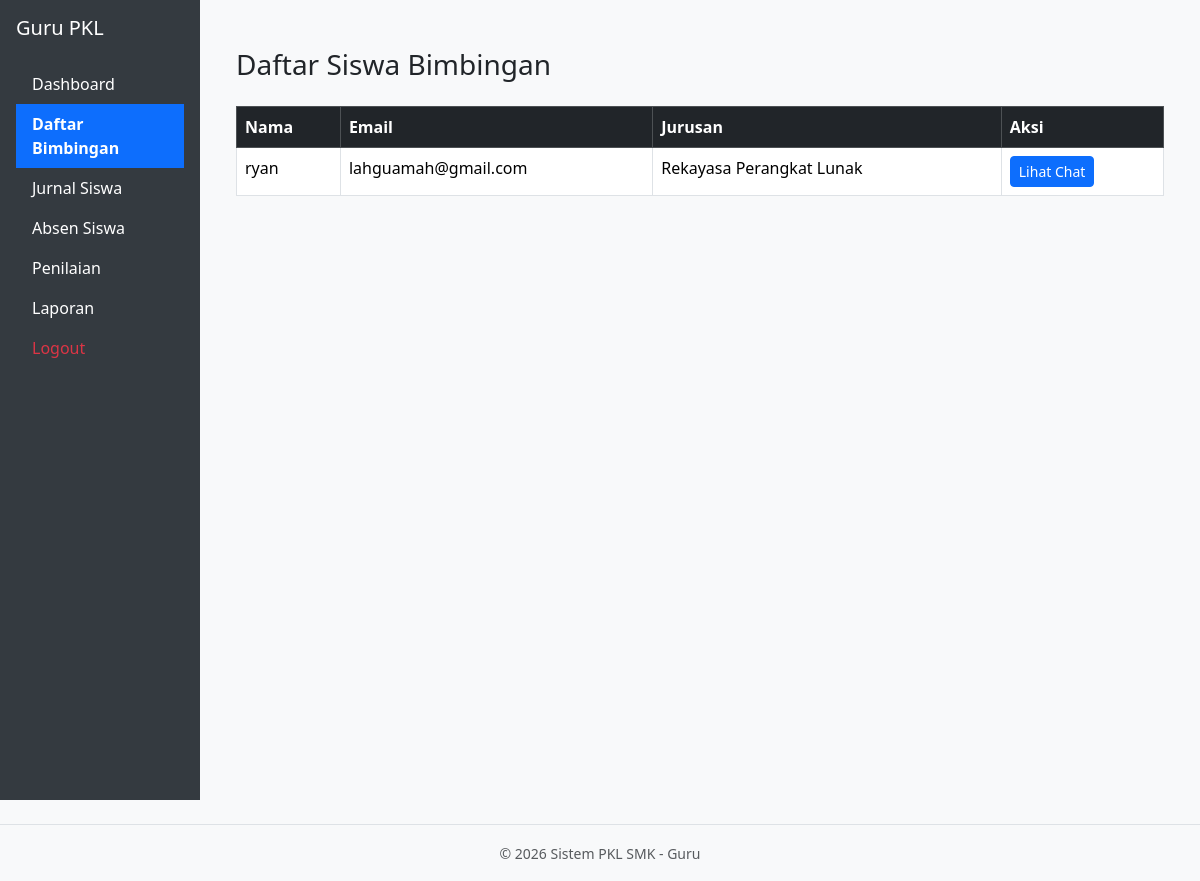
Page /guru/app/view/daftar_bimbingan.php (signed in) on the committed database.
### tables this page shows
CREATE TABLE `datasiswa` (
  `id` int(11) NOT NULL,
  `email` varchar(100) NOT NULL,
  `password` varchar(255) NOT NULL,
  `nama` varchar(255) NOT NULL,
  `nis` int(11) NOT NULL,
  `jurusan` varchar(255) NOT NULL,
  `kelas` varchar(50) DEFAULT NULL,
  `tahun_pkl` year(4) DEFAULT NULL,
  `semester_pkl` varchar(10) DEFAULT NULL
);

### guru/app/view/daftar_bimbingan.php (the view, shortened to what this page needs)
<?php
$email_guru = $_SESSION['guru_email'];
require_once '../../Config/database.php';
$stmt = $koneksi->prepare("SELECT id_guru FROM dataguru WHERE email = ?");
$stmt->bind_param("s", $email_guru);
$stmt->execute();
$res = $stmt->get_result();
$data = $res->fetch_assoc();
$id_guru = $data['id_guru'] ?? 0;
$stmt = $koneksi->prepare("
    SELECT s.id, s.nama, s.email, s.jurusan
    FROM bimbingan b
    JOIN datasiswa s ON b.id_siswa = s.id
    WHERE b.id_guru = ?
");
$stmt->bind_param("i", $id_guru);
$stmt->execute();
$siswa = $stmt->get_result();
?>
<?php include 'template/header.php'; ?>
<?php include 'template/sidebar.php'; ?>
<div class="container mt-4">
  <h3 class="mb-4">Daftar Siswa Bimbingan</h3>
  <?php if ($siswa->num_rows > 0): ?>
    <div class="table-responsive">
      <table class="table table-bordered table-hover">
        <thead class="table-dark">
          <tr>
            <th>Nama</th>
            <th>Email</th>
            <th>Jurusan</th>
            <th>Aksi</th>
          </tr>
        </thead>
        <tbody>
          <?php while ($s = $siswa->fetch_assoc()): ?>
          <tr>
            <td><?= htmlspecialchars($s['nama']) ?></td>
            <td><?= htmlspecialchars($s['email']) ?></td>
            <td><?= htmlspecialchars($s['jurusan']) ?></td>
            <td>
              <a href="bimbingan_detail.php?id_siswa=<?= $s['id'] ?>"
                 class="btn btn-sm btn-primary">
                 Lihat Chat
              </a>
            </td>
          </tr>
          <?php endwhile; ?>
        </tbody>
      </table>
    </div>
  <?php else: ?>
    <div class="alert alert-warning">Belum ada siswa yang memilih Anda sebagai pembimbing.</div>
  <?php endif; ?>
</div>
<?php include 'template/footer.php'; ?>

### guru/app/view/template/header.php (style rules this page uses)
body { background-color: #f8f9fa; }

### rows in the picture
datasiswa: nama "ryan", email "lahguamah@gmail.com", jurusan "Rekayasa Perangkat Lunak"
